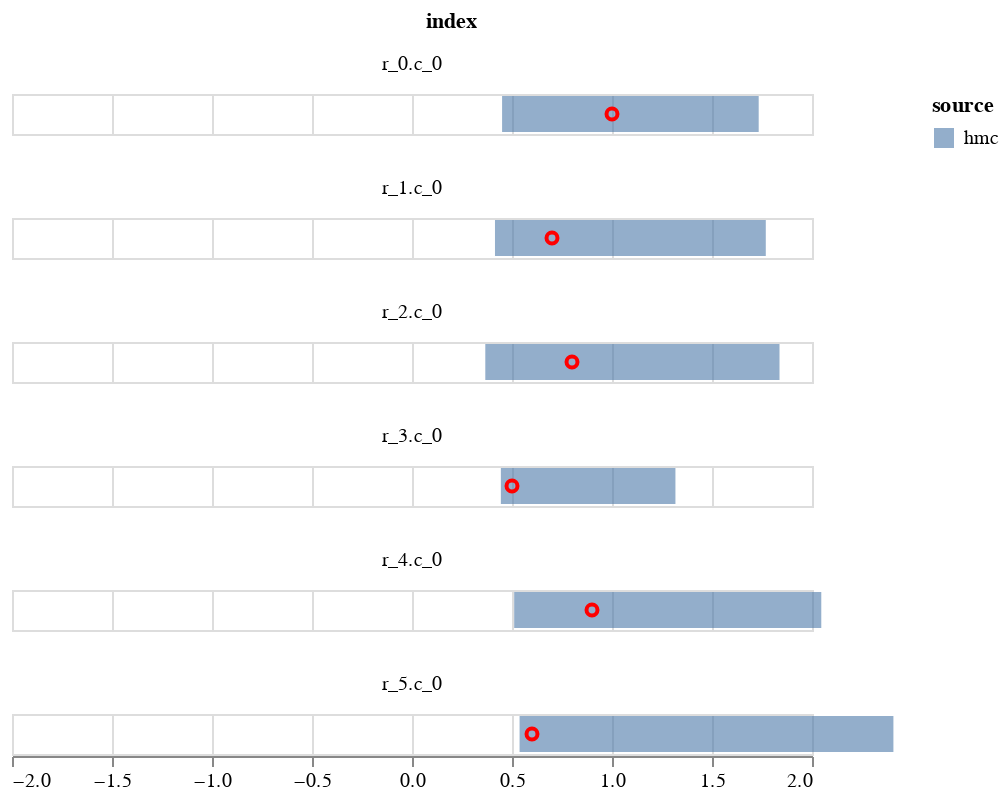

Notebook cell for this chart:
### Code cell
c1 = alt.Chart(plot_data).mark_bar(opacity=0.6).encode(
    alt.X('q1', title=None,  scale=alt.Scale(domain=[-2,2])),
    alt.X2('q2', title=None),
    alt.Color('source'),    
)
    

c2 = alt.Chart(plot_data).mark_point(opacity=1, color='red').encode(
        alt.X('data', title=None),
)
(c1+c2).facet(
       'index',
    columns=1
    )

### Figure 1 — Vega-Lite specification as saved in the notebook (floating-point values rounded to 4 significant figures)
{"config": {"view": {"continuousWidth": 400, "continuousHeight": 300}}, "data": {"name": "data-e6e493d3616d843e3e5ed494708796d6"}, "facet": {"type": "nominal", "field": "index"}, "spec": {"layer": [{"mark": {"type": "bar", "opacity": 0.6}, "encoding": {"color": {"type": "nominal", "field": "source"}, "x": {"type": "quantitative", "field": "q1", "scale": {"domain": [-2, 2]}, "title": null}, "x2": {"field": "q2", "title": null}}}, {"mark": {"type": "point", "color": "red", "opacity": 1}, "encoding": {"x": {"type": "quantitative", "field": "data", "title": null}}}]}, "columns": 1, "$schema": "https://vega.github.io/schema/vega-lite/v4.8.1.json", "datasets": {"data-e6e493d3616d843e3e5ed494708796d6": [{"index": "r_0.c_0", "q1": 0.4505, "q2": 1.734, "source": "hmc", "data": 1.0}, {"index": "r_1.c_0", "q1": 0.4149, "q2": 1.769, "source": "hmc", "data": 0.7}, {"index": "r_2.c_0", "q1": 0.3665, "q2": 1.838, "source": "hmc", "data": 0.8}, {"index": "r_3.c_0", "q1": 0.4444, "q2": 1.317, "source": "hmc", "data": 0.5}, {"index": "r_4.c_0", "q1": 0.5109, "q2": 2.046, "source": "hmc", "data": 0.9}, {"index": "r_5.c_0", "q1": 0.5379, "q2": 2.407, "source": "hmc", "data": 0.6}]}}
